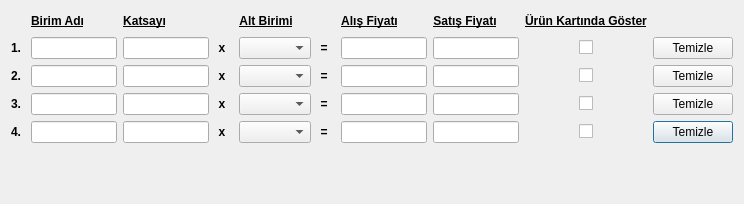
<?xml version="1.0" encoding="UTF-8"?>
<ui version="4.0">
 <class>STOK_URUN_BIRIMLERI_BATCH</class>
 <widget class="QDialog" name="STOK_URUN_BIRIMLERI_BATCH">
  <property name="geometry">
   <rect>
    <x>0</x>
    <y>0</y>
    <width>744</width>
    <height>204</height>
   </rect>
  </property>
  <property name="sizePolicy">
   <sizepolicy hsizetype="Expanding" vsizetype="Expanding">
    <horstretch>0</horstretch>
    <verstretch>0</verstretch>
   </sizepolicy>
  </property>
  <property name="minimumSize">
   <size>
    <width>744</width>
    <height>204</height>
   </size>
  </property>
  <property name="windowTitle">
   <string>ÜRÜN BİRİMLERİ</string>
  </property>
  <layout class="QGridLayout" name="gridLayout_2" rowstretch="1,50,1" columnstretch="50,1">
   <property name="sizeConstraint">
    <enum>QLayout::SetNoConstraint</enum>
   </property>
   <item row="0" column="0" colspan="2">
    <layout class="QGridLayout" name="gridLayout" rowstretch="1,1,1,1,1">
     <item row="0" column="1">
      <widget class="QLabel" name="label_birim_adi">
       <property name="sizePolicy">
        <sizepolicy hsizetype="Fixed" vsizetype="Fixed">
         <horstretch>0</horstretch>
         <verstretch>0</verstretch>
        </sizepolicy>
       </property>
       <property name="font">
        <font>
         <weight>75</weight>
         <bold>true</bold>
         <underline>true</underline>
        </font>
       </property>
       <property name="text">
        <string>Birim Adı</string>
       </property>
       <property name="alignment">
        <set>Qt::AlignCenter</set>
       </property>
      </widget>
     </item>
     <item row="0" column="2">
      <widget class="QLabel" name="label_katsayi">
       <property name="sizePolicy">
        <sizepolicy hsizetype="Fixed" vsizetype="Fixed">
         <horstretch>0</horstretch>
         <verstretch>0</verstretch>
        </sizepolicy>
       </property>
       <property name="font">
        <font>
         <weight>75</weight>
         <bold>true</bold>
         <underline>true</underline>
        </font>
       </property>
       <property name="text">
        <string>Katsayı</string>
       </property>
       <property name="alignment">
        <set>Qt::AlignCenter</set>
       </property>
      </widget>
     </item>
     <item row="0" column="4">
      <widget class="QLabel" name="label_alt_birimi">
       <property name="sizePolicy">
        <sizepolicy hsizetype="Fixed" vsizetype="Fixed">
         <horstretch>0</horstretch>
         <verstretch>0</verstretch>
        </sizepolicy>
       </property>
       <property name="font">
        <font>
         <weight>75</weight>
         <bold>true</bold>
         <underline>true</underline>
        </font>
       </property>
       <property name="text">
        <string>Alt Birimi</string>
       </property>
       <property name="alignment">
        <set>Qt::AlignCenter</set>
       </property>
      </widget>
     </item>
     <item row="0" column="6">
      <widget class="QLabel" name="label_alis_fiyati">
       <property name="sizePolicy">
        <sizepolicy hsizetype="Fixed" vsizetype="Fixed">
         <horstretch>0</horstretch>
         <verstretch>0</verstretch>
        </sizepolicy>
       </property>
       <property name="font">
        <font>
         <weight>75</weight>
         <bold>true</bold>
         <underline>true</underline>
        </font>
       </property>
       <property name="text">
        <string>Alış Fiyatı</string>
       </property>
       <property name="alignment">
        <set>Qt::AlignCenter</set>
       </property>
      </widget>
     </item>
     <item row="0" column="7">
      <widget class="QLabel" name="label_satis_fiyati">
       <property name="sizePolicy">
        <sizepolicy hsizetype="Fixed" vsizetype="Fixed">
         <horstretch>0</horstretch>
         <verstretch>0</verstretch>
        </sizepolicy>
       </property>
       <property name="font">
        <font>
         <weight>75</weight>
         <bold>true</bold>
         <underline>true</underline>
        </font>
       </property>
       <property name="text">
        <string>Satış Fiyatı</string>
       </property>
       <property name="alignment">
        <set>Qt::AlignCenter</set>
       </property>
      </widget>
     </item>
     <item row="1" column="1">
      <widget class="QLineEdit" name="lineEdit_birim_adi_1">
       <property name="maxLength">
        <number>20</number>
       </property>
      </widget>
     </item>
     <item row="2" column="1">
      <widget class="QLineEdit" name="lineEdit_birim_adi_2">
       <property name="maxLength">
        <number>20</number>
       </property>
      </widget>
     </item>
     <item row="3" column="1">
      <widget class="QLineEdit" name="lineEdit_birim_adi_3">
       <property name="maxLength">
        <number>20</number>
       </property>
      </widget>
     </item>
     <item row="4" column="1">
      <widget class="QLineEdit" name="lineEdit_birim_adi_4">
       <property name="maxLength">
        <number>20</number>
       </property>
      </widget>
     </item>
     <item row="1" column="2">
      <widget class="QCommaEdit" name="commaEdit_katsayi_1">
       <property name="whatsThis">
        <string>Sayilari formatina(Or:1,000,234.50) donusturur. </string>
       </property>
       <property name="QCommaEdit" stdset="0">
        <rect>
         <x>0</x>
         <y>0</y>
         <width>100</width>
         <height>100</height>
        </rect>
       </property>
      </widget>
     </item>
     <item row="2" column="2">
      <widget class="QCommaEdit" name="commaEdit_katsayi_2">
       <property name="whatsThis">
        <string>Sayilari formatina(Or:1,000,234.50) donusturur. </string>
       </property>
       <property name="QCommaEdit" stdset="0">
        <rect>
         <x>0</x>
         <y>0</y>
         <width>100</width>
         <height>100</height>
        </rect>
       </property>
      </widget>
     </item>
     <item row="3" column="2">
      <widget class="QCommaEdit" name="commaEdit_katsayi_3">
       <property name="whatsThis">
        <string>Sayilari formatina(Or:1,000,234.50) donusturur. </string>
       </property>
       <property name="QCommaEdit" stdset="0">
        <rect>
         <x>0</x>
         <y>0</y>
         <width>100</width>
         <height>100</height>
        </rect>
       </property>
      </widget>
     </item>
     <item row="4" column="2">
      <widget class="QCommaEdit" name="commaEdit_katsayi_4">
       <property name="whatsThis">
        <string>Sayilari formatina(Or:1,000,234.50) donusturur. </string>
       </property>
       <property name="QCommaEdit" stdset="0">
        <rect>
         <x>0</x>
         <y>0</y>
         <width>100</width>
         <height>100</height>
        </rect>
       </property>
      </widget>
     </item>
     <item row="1" column="4">
      <widget class="QComboBox" name="comboBox_alt_birim_1">
       <property name="sizePolicy">
        <sizepolicy hsizetype="Expanding" vsizetype="Fixed">
         <horstretch>0</horstretch>
         <verstretch>0</verstretch>
        </sizepolicy>
       </property>
      </widget>
     </item>
     <item row="2" column="4">
      <widget class="QComboBox" name="comboBox_alt_birim_2">
       <property name="sizePolicy">
        <sizepolicy hsizetype="Expanding" vsizetype="Fixed">
         <horstretch>0</horstretch>
         <verstretch>0</verstretch>
        </sizepolicy>
       </property>
      </widget>
     </item>
     <item row="3" column="4">
      <widget class="QComboBox" name="comboBox_alt_birim_3">
       <property name="sizePolicy">
        <sizepolicy hsizetype="Expanding" vsizetype="Fixed">
         <horstretch>0</horstretch>
         <verstretch>0</verstretch>
        </sizepolicy>
       </property>
      </widget>
     </item>
     <item row="4" column="4">
      <widget class="QComboBox" name="comboBox_alt_birim_4">
       <property name="sizePolicy">
        <sizepolicy hsizetype="Expanding" vsizetype="Fixed">
         <horstretch>0</horstretch>
         <verstretch>0</verstretch>
        </sizepolicy>
       </property>
      </widget>
     </item>
     <item row="1" column="6">
      <widget class="QCommaEdit" name="commaEdit_alis_fiyati_1">
       <property name="whatsThis">
        <string>Sayilari formatina(Or:1,000,234.50) donusturur. </string>
       </property>
       <property name="QCommaEdit" stdset="0">
        <rect>
         <x>0</x>
         <y>0</y>
         <width>100</width>
         <height>100</height>
        </rect>
       </property>
      </widget>
     </item>
     <item row="2" column="6">
      <widget class="QCommaEdit" name="commaEdit_alis_fiyati_2">
       <property name="whatsThis">
        <string>Sayilari formatina(Or:1,000,234.50) donusturur. </string>
       </property>
       <property name="QCommaEdit" stdset="0">
        <rect>
         <x>0</x>
         <y>0</y>
         <width>100</width>
         <height>100</height>
        </rect>
       </property>
      </widget>
     </item>
     <item row="3" column="6">
      <widget class="QCommaEdit" name="commaEdit_alis_fiyati_3">
       <property name="whatsThis">
        <string>Sayilari formatina(Or:1,000,234.50) donusturur. </string>
       </property>
       <property name="QCommaEdit" stdset="0">
        <rect>
         <x>0</x>
         <y>0</y>
         <width>100</width>
         <height>100</height>
        </rect>
       </property>
      </widget>
     </item>
     <item row="4" column="6">
      <widget class="QCommaEdit" name="commaEdit_alis_fiyati_4">
       <property name="whatsThis">
        <string>Sayilari formatina(Or:1,000,234.50) donusturur. </string>
       </property>
       <property name="QCommaEdit" stdset="0">
        <rect>
         <x>0</x>
         <y>0</y>
         <width>100</width>
         <height>100</height>
        </rect>
       </property>
      </widget>
     </item>
     <item row="1" column="7">
      <widget class="QCommaEdit" name="commaEdit_satis_fiyati_1">
       <property name="whatsThis">
        <string>Sayilari formatina(Or:1,000,234.50) donusturur. </string>
       </property>
       <property name="QCommaEdit" stdset="0">
        <rect>
         <x>0</x>
         <y>0</y>
         <width>100</width>
         <height>100</height>
        </rect>
       </property>
      </widget>
     </item>
     <item row="2" column="7">
      <widget class="QCommaEdit" name="commaEdit_satis_fiyati_2">
       <property name="whatsThis">
        <string>Sayilari formatina(Or:1,000,234.50) donusturur. </string>
       </property>
       <property name="QCommaEdit" stdset="0">
        <rect>
         <x>0</x>
         <y>0</y>
         <width>100</width>
         <height>100</height>
        </rect>
       </property>
      </widget>
     </item>
     <item row="3" column="7">
      <widget class="QCommaEdit" name="commaEdit_satis_fiyati_3">
       <property name="whatsThis">
        <string>Sayilari formatina(Or:1,000,234.50) donusturur. </string>
       </property>
       <property name="QCommaEdit" stdset="0">
        <rect>
         <x>0</x>
         <y>0</y>
         <width>100</width>
         <height>100</height>
        </rect>
       </property>
      </widget>
     </item>
     <item row="4" column="7">
      <widget class="QCommaEdit" name="commaEdit_satis_fiyati_4">
       <property name="whatsThis">
        <string>Sayilari formatina(Or:1,000,234.50) donusturur. </string>
       </property>
       <property name="QCommaEdit" stdset="0">
        <rect>
         <x>0</x>
         <y>0</y>
         <width>100</width>
         <height>100</height>
        </rect>
       </property>
      </widget>
     </item>
     <item row="0" column="3">
      <spacer name="horizontalSpacer_2">
       <property name="orientation">
        <enum>Qt::Horizontal</enum>
       </property>
       <property name="sizeHint" stdset="0">
        <size>
         <width>40</width>
         <height>20</height>
        </size>
       </property>
      </spacer>
     </item>
     <item row="1" column="3">
      <widget class="QLabel" name="label">
       <property name="sizePolicy">
        <sizepolicy hsizetype="Fixed" vsizetype="Fixed">
         <horstretch>0</horstretch>
         <verstretch>0</verstretch>
        </sizepolicy>
       </property>
       <property name="font">
        <font>
         <weight>75</weight>
         <bold>true</bold>
        </font>
       </property>
       <property name="text">
        <string> x </string>
       </property>
       <property name="alignment">
        <set>Qt::AlignCenter</set>
       </property>
      </widget>
     </item>
     <item row="2" column="3">
      <widget class="QLabel" name="label_2">
       <property name="sizePolicy">
        <sizepolicy hsizetype="Fixed" vsizetype="Fixed">
         <horstretch>0</horstretch>
         <verstretch>0</verstretch>
        </sizepolicy>
       </property>
       <property name="font">
        <font>
         <weight>75</weight>
         <bold>true</bold>
        </font>
       </property>
       <property name="text">
        <string> x </string>
       </property>
       <property name="alignment">
        <set>Qt::AlignCenter</set>
       </property>
      </widget>
     </item>
     <item row="3" column="3">
      <widget class="QLabel" name="label_3">
       <property name="sizePolicy">
        <sizepolicy hsizetype="Fixed" vsizetype="Fixed">
         <horstretch>0</horstretch>
         <verstretch>0</verstretch>
        </sizepolicy>
       </property>
       <property name="font">
        <font>
         <weight>75</weight>
         <bold>true</bold>
        </font>
       </property>
       <property name="text">
        <string> x </string>
       </property>
       <property name="alignment">
        <set>Qt::AlignCenter</set>
       </property>
      </widget>
     </item>
     <item row="4" column="3">
      <widget class="QLabel" name="label_4">
       <property name="sizePolicy">
        <sizepolicy hsizetype="Fixed" vsizetype="Fixed">
         <horstretch>0</horstretch>
         <verstretch>0</verstretch>
        </sizepolicy>
       </property>
       <property name="font">
        <font>
         <weight>75</weight>
         <bold>true</bold>
        </font>
       </property>
       <property name="text">
        <string> x </string>
       </property>
       <property name="alignment">
        <set>Qt::AlignCenter</set>
       </property>
      </widget>
     </item>
     <item row="0" column="5">
      <spacer name="horizontalSpacer_3">
       <property name="orientation">
        <enum>Qt::Horizontal</enum>
       </property>
       <property name="sizeHint" stdset="0">
        <size>
         <width>40</width>
         <height>20</height>
        </size>
       </property>
      </spacer>
     </item>
     <item row="1" column="5">
      <widget class="QLabel" name="label_5">
       <property name="sizePolicy">
        <sizepolicy hsizetype="Fixed" vsizetype="Fixed">
         <horstretch>0</horstretch>
         <verstretch>0</verstretch>
        </sizepolicy>
       </property>
       <property name="font">
        <font>
         <weight>75</weight>
         <bold>true</bold>
        </font>
       </property>
       <property name="text">
        <string> = </string>
       </property>
       <property name="alignment">
        <set>Qt::AlignCenter</set>
       </property>
      </widget>
     </item>
     <item row="2" column="5">
      <widget class="QLabel" name="label_6">
       <property name="sizePolicy">
        <sizepolicy hsizetype="Fixed" vsizetype="Fixed">
         <horstretch>0</horstretch>
         <verstretch>0</verstretch>
        </sizepolicy>
       </property>
       <property name="font">
        <font>
         <weight>75</weight>
         <bold>true</bold>
        </font>
       </property>
       <property name="text">
        <string> = </string>
       </property>
       <property name="alignment">
        <set>Qt::AlignCenter</set>
       </property>
      </widget>
     </item>
     <item row="3" column="5">
      <widget class="QLabel" name="label_7">
       <property name="sizePolicy">
        <sizepolicy hsizetype="Fixed" vsizetype="Fixed">
         <horstretch>0</horstretch>
         <verstretch>0</verstretch>
        </sizepolicy>
       </property>
       <property name="font">
        <font>
         <weight>75</weight>
         <bold>true</bold>
        </font>
       </property>
       <property name="text">
        <string> = </string>
       </property>
       <property name="alignment">
        <set>Qt::AlignCenter</set>
       </property>
      </widget>
     </item>
     <item row="4" column="5">
      <widget class="QLabel" name="label_8">
       <property name="sizePolicy">
        <sizepolicy hsizetype="Fixed" vsizetype="Fixed">
         <horstretch>0</horstretch>
         <verstretch>0</verstretch>
        </sizepolicy>
       </property>
       <property name="font">
        <font>
         <weight>75</weight>
         <bold>true</bold>
        </font>
       </property>
       <property name="text">
        <string> = </string>
       </property>
       <property name="alignment">
        <set>Qt::AlignCenter</set>
       </property>
      </widget>
     </item>
     <item row="0" column="8" colspan="3">
      <widget class="QLabel" name="label_urun_kartinda_goster">
       <property name="sizePolicy">
        <sizepolicy hsizetype="Fixed" vsizetype="Fixed">
         <horstretch>0</horstretch>
         <verstretch>0</verstretch>
        </sizepolicy>
       </property>
       <property name="font">
        <font>
         <weight>75</weight>
         <bold>true</bold>
         <underline>true</underline>
        </font>
       </property>
       <property name="text">
        <string>Ürün Kartında Göster</string>
       </property>
      </widget>
     </item>
     <item row="1" column="9">
      <widget class="QCheckBox" name="checkBox_urun_kartinda_goster_1">
       <property name="sizePolicy">
        <sizepolicy hsizetype="Fixed" vsizetype="Fixed">
         <horstretch>0</horstretch>
         <verstretch>0</verstretch>
        </sizepolicy>
       </property>
       <property name="layoutDirection">
        <enum>Qt::LeftToRight</enum>
       </property>
       <property name="text">
        <string/>
       </property>
      </widget>
     </item>
     <item row="2" column="9">
      <widget class="QCheckBox" name="checkBox_urun_kartinda_goster_2">
       <property name="sizePolicy">
        <sizepolicy hsizetype="Fixed" vsizetype="Fixed">
         <horstretch>0</horstretch>
         <verstretch>0</verstretch>
        </sizepolicy>
       </property>
       <property name="text">
        <string/>
       </property>
      </widget>
     </item>
     <item row="3" column="9">
      <widget class="QCheckBox" name="checkBox_urun_kartinda_goster_3">
       <property name="sizePolicy">
        <sizepolicy hsizetype="Fixed" vsizetype="Fixed">
         <horstretch>0</horstretch>
         <verstretch>0</verstretch>
        </sizepolicy>
       </property>
       <property name="text">
        <string/>
       </property>
      </widget>
     </item>
     <item row="4" column="9">
      <widget class="QCheckBox" name="checkBox_urun_kartinda_goster_4">
       <property name="sizePolicy">
        <sizepolicy hsizetype="Fixed" vsizetype="Fixed">
         <horstretch>0</horstretch>
         <verstretch>0</verstretch>
        </sizepolicy>
       </property>
       <property name="layoutDirection">
        <enum>Qt::LeftToRight</enum>
       </property>
       <property name="text">
        <string/>
       </property>
      </widget>
     </item>
     <item row="1" column="0">
      <widget class="QLabel" name="label_9">
       <property name="sizePolicy">
        <sizepolicy hsizetype="Fixed" vsizetype="Fixed">
         <horstretch>0</horstretch>
         <verstretch>0</verstretch>
        </sizepolicy>
       </property>
       <property name="font">
        <font>
         <weight>75</weight>
         <bold>true</bold>
        </font>
       </property>
       <property name="text">
        <string>1. </string>
       </property>
      </widget>
     </item>
     <item row="2" column="0">
      <widget class="QLabel" name="label_10">
       <property name="sizePolicy">
        <sizepolicy hsizetype="Fixed" vsizetype="Fixed">
         <horstretch>0</horstretch>
         <verstretch>0</verstretch>
        </sizepolicy>
       </property>
       <property name="font">
        <font>
         <weight>75</weight>
         <bold>true</bold>
        </font>
       </property>
       <property name="text">
        <string>2. </string>
       </property>
      </widget>
     </item>
     <item row="3" column="0">
      <widget class="QLabel" name="label_11">
       <property name="sizePolicy">
        <sizepolicy hsizetype="Fixed" vsizetype="Fixed">
         <horstretch>0</horstretch>
         <verstretch>0</verstretch>
        </sizepolicy>
       </property>
       <property name="font">
        <font>
         <weight>75</weight>
         <bold>true</bold>
        </font>
       </property>
       <property name="text">
        <string>3. </string>
       </property>
      </widget>
     </item>
     <item row="4" column="0">
      <widget class="QLabel" name="label_12">
       <property name="sizePolicy">
        <sizepolicy hsizetype="Fixed" vsizetype="Fixed">
         <horstretch>0</horstretch>
         <verstretch>0</verstretch>
        </sizepolicy>
       </property>
       <property name="font">
        <font>
         <weight>75</weight>
         <bold>true</bold>
        </font>
       </property>
       <property name="text">
        <string>4. </string>
       </property>
      </widget>
     </item>
     <item row="4" column="11">
      <widget class="QPushButton" name="button_temizle_4">
       <property name="sizePolicy">
        <sizepolicy hsizetype="Expanding" vsizetype="Fixed">
         <horstretch>0</horstretch>
         <verstretch>0</verstretch>
        </sizepolicy>
       </property>
       <property name="text">
        <string>Temizle</string>
       </property>
      </widget>
     </item>
     <item row="3" column="11">
      <widget class="QPushButton" name="button_temizle_3">
       <property name="sizePolicy">
        <sizepolicy hsizetype="Expanding" vsizetype="Fixed">
         <horstretch>0</horstretch>
         <verstretch>0</verstretch>
        </sizepolicy>
       </property>
       <property name="text">
        <string>Temizle</string>
       </property>
      </widget>
     </item>
     <item row="2" column="11">
      <widget class="QPushButton" name="button_temizle_2">
       <property name="sizePolicy">
        <sizepolicy hsizetype="Expanding" vsizetype="Fixed">
         <horstretch>0</horstretch>
         <verstretch>0</verstretch>
        </sizepolicy>
       </property>
       <property name="text">
        <string>Temizle</string>
       </property>
      </widget>
     </item>
     <item row="1" column="11">
      <widget class="QPushButton" name="button_temizle_1">
       <property name="sizePolicy">
        <sizepolicy hsizetype="Expanding" vsizetype="Fixed">
         <horstretch>0</horstretch>
         <verstretch>0</verstretch>
        </sizepolicy>
       </property>
       <property name="text">
        <string>Temizle</string>
       </property>
      </widget>
     </item>
    </layout>
   </item>
   <item row="1" column="1">
    <spacer name="verticalSpacer">
     <property name="orientation">
      <enum>Qt::Vertical</enum>
     </property>
     <property name="sizeHint" stdset="0">
      <size>
       <width>20</width>
       <height>40</height>
      </size>
     </property>
    </spacer>
   </item>
   <item row="2" column="0">
    <spacer name="horizontalSpacer">
     <property name="orientation">
      <enum>Qt::Horizontal</enum>
     </property>
     <property name="sizeHint" stdset="0">
      <size>
       <width>40</width>
       <height>20</height>
      </size>
     </property>
    </spacer>
   </item>
   <item row="2" column="1">
    <widget class="QWidget" name="widget_batch_buttons" native="true">
     <property name="sizePolicy">
      <sizepolicy hsizetype="Expanding" vsizetype="Fixed">
       <horstretch>0</horstretch>
       <verstretch>0</verstretch>
      </sizepolicy>
     </property>
    </widget>
   </item>
  </layout>
 </widget>
 <customwidgets>
  <customwidget>
   <class>QCommaEdit</class>
   <extends>QLineEdit</extends>
   <header>QCommaEdit.h</header>
  </customwidget>
 </customwidgets>
 <tabstops>
  <tabstop>lineEdit_birim_adi_1</tabstop>
  <tabstop>commaEdit_katsayi_1</tabstop>
  <tabstop>comboBox_alt_birim_1</tabstop>
  <tabstop>commaEdit_alis_fiyati_1</tabstop>
  <tabstop>commaEdit_satis_fiyati_1</tabstop>
  <tabstop>checkBox_urun_kartinda_goster_1</tabstop>
  <tabstop>button_temizle_1</tabstop>
  <tabstop>lineEdit_birim_adi_2</tabstop>
  <tabstop>commaEdit_katsayi_2</tabstop>
  <tabstop>comboBox_alt_birim_2</tabstop>
  <tabstop>commaEdit_alis_fiyati_2</tabstop>
  <tabstop>commaEdit_satis_fiyati_2</tabstop>
  <tabstop>checkBox_urun_kartinda_goster_2</tabstop>
  <tabstop>button_temizle_2</tabstop>
  <tabstop>lineEdit_birim_adi_3</tabstop>
  <tabstop>commaEdit_katsayi_3</tabstop>
  <tabstop>comboBox_alt_birim_3</tabstop>
  <tabstop>commaEdit_alis_fiyati_3</tabstop>
  <tabstop>commaEdit_satis_fiyati_3</tabstop>
  <tabstop>checkBox_urun_kartinda_goster_3</tabstop>
  <tabstop>button_temizle_3</tabstop>
  <tabstop>lineEdit_birim_adi_4</tabstop>
  <tabstop>commaEdit_katsayi_4</tabstop>
  <tabstop>comboBox_alt_birim_4</tabstop>
  <tabstop>commaEdit_alis_fiyati_4</tabstop>
  <tabstop>commaEdit_satis_fiyati_4</tabstop>
  <tabstop>checkBox_urun_kartinda_goster_4</tabstop>
  <tabstop>button_temizle_4</tabstop>
 </tabstops>
 <resources/>
 <connections/>
</ui>
